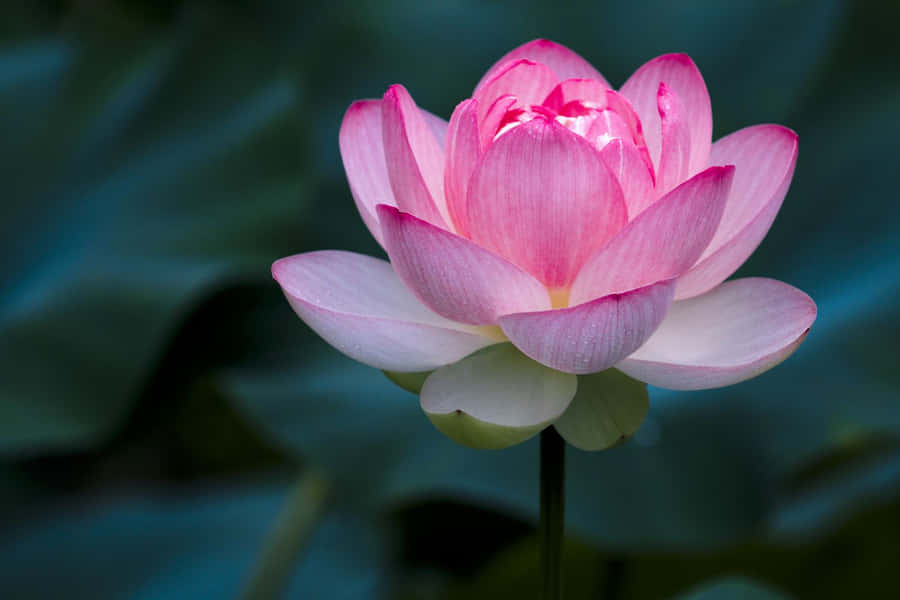
#> input picture flower.jpg, 900 x 600 px
$ jupyter execute --allow-errors imgRead-checkpoint.ipynb   (older library calls are emulated)
#> lines starting #> are read from the running program, lines starting #| are printed output that depends on the picture; after the words box and inside, x2 and y2 are one past the last pixel; in counts of white or black regions, pixels touching at a corner belong together
[cell 1]
#Image Reading

[cell 2]
import cv2
import matplotlib.pyplot as plt
import numpy as np

img=cv2.imread("person1.jpg")
#> (the rest of this cell did not finish here and is left out)

[cell 3]
#Removing Axis

#> (a cell that did not finish here is left out)

[cell 5]
#Shape OF Image

#> (a cell that did not finish here is left out)

[cell 7]
#BGR2RGB Conversion

[cell 8]
import cv2
import matplotlib.pyplot as plt
import numpy as np

img=cv2.imread("person1.jpg")
#> (the rest of this cell did not finish here and is left out)

[cell 9]
#Applying Kernal

[cell 10]
#kernal_name=np.array([[0,0,0],[0,1,0],[0,0,0]])
k1=np.array([[-1,-1,-1],[-1,9,-1],[-1,-1,-1]])
#var_name=cv2.filter2D(image,depth,kernal_name)
#> (the rest of this cell did not finish here and is left out)

# Blur an Image

#> (a cell that did not finish here is left out)

[cell 12]
img=cv2.imread('flower.jpg')
#> img is the input picture: shape (600, 900, 3); mean B, G, R 76.2, 66.4, 64.7
img=cv2.cvtColor(img,cv2.COLOR_BGR2RGB)
k3 = cv2.blur(img,(3,4))
k5 = cv2.blur(img,(5,7))
k9 = cv2.blur(img,(15,20))
plt.subplot(1,4,1),plt.imshow(img),plt.title('Original')
plt.subplot(1,4,2),plt.imshow(k3),plt.title('3x3')
plt.subplot(1,4,3),plt.imshow(k5),plt.title('5x5')
plt.subplot(1,4,4),plt.imshow(k9),plt.title('15x15')

[cell 13]
fig = plt.figure(figsize=(10, 7))
rows = 2
columns = 2

fig.add_subplot(rows, columns, 1)

# showing image
plt.imshow(img)
plt.axis('off')
plt.title("First")

# Adds a subplot at the 2nd position
fig.add_subplot(rows, columns, 2)

# showing image s
#> (the rest of this cell did not finish here and is left out)

[cell 14]
#Edge Detection

[cell 15]
img = cv2.imread('flower.jpg',0)
#> img: shape (600, 900)
img1 = cv2.Sobel(img,cv2.CV_64F,1,0,5)
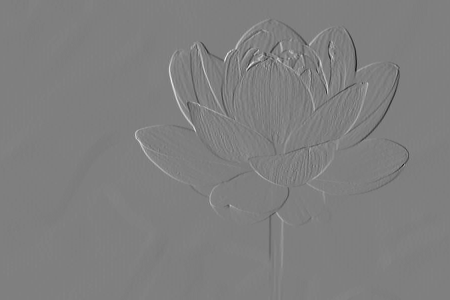
#> img1: shape (600, 900) float64 (shown at 1/2 size); min -453, max 452, mean 0; drawn with min black and max white
img2 = cv2.Sobel(img,cv2.CV_64F,0,1,5)
img3 = cv2.Laplacian(img,cv2.CV_64F)
img4 = cv2.Canny(img,50,150)
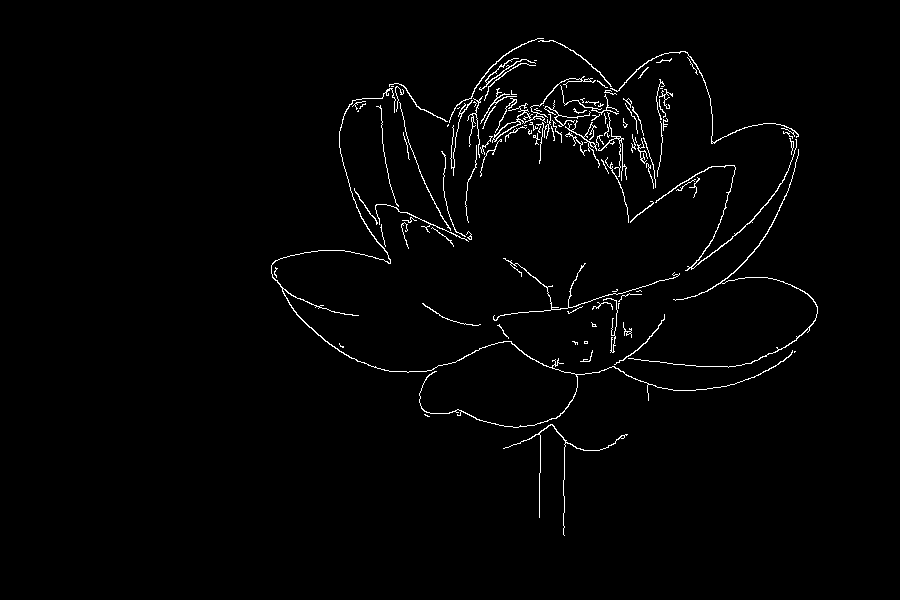
#> img4: shape (600, 900); 1.6% white in thin lines or dots, all inside (x1, y1, x2, y2) = (271, 38, 818, 536)
plt.subplot(2,3,1),plt.imshow(img,cmap = 'gray'),plt.title('Original')
plt.subplot(2,3,2),plt.imshow(img1,cmap = 'gray'),plt.title('Sobel')
plt.subplot(2,3,3),plt.imshow(img2,cmap = 'gray'),plt.title('Sobel')
plt.subplot(2,3,4),plt.imshow(img3,cmap = 'gray'),plt.title('Laplacian')
plt.subplot(2,3,5),plt.imshow(img4,cmap = 'gray'),plt.title('Canny')

[cell 16]
#Motion Blur

[cell 17]
import cv2
import matplotlib.pyplot as plt
import numpy as np
# [8 lines of commented-out code are left out]
k1=np.zeros((50,50))
k1[int(50/2),:]=np.ones(50)
k1=k1/50
img=cv2.imread("tree.png")
#> (the rest of this cell did not finish here and is left out)

[cell 18]
#Vertical Blur

[cell 19]
import cv2
import matplotlib.pyplot as plt
import numpy as np
img=cv2.imread("tree.png")
#> (the rest of this cell did not finish here and is left out)

[cell 20]
#Sharpning

[cell 21]
#sharpening
import cv2
import matplotlib.pyplot as plt
import numpy as np
img = cv2.cvtColor(cv2.imread('flower1.jpg'),cv2.COLOR_BGR2RGB)
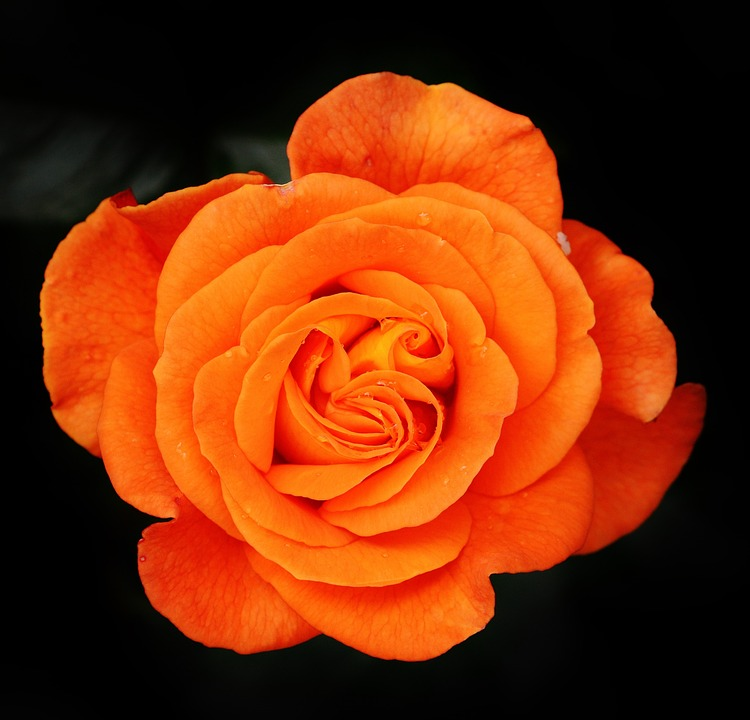
#> input picture flower1.jpg, 750 x 720 px
#> img: shape (720, 750, 3)
k1 = np.array([[-1,-1,-1],[-1,9,-1],[-1,-1,-1]])
k2 = np.array([[1,1,1],[1,-7,1],[1,1,1]])
k3 = np.array([[-1,-1,-1,-1,-1],[-1,2,2,2,-1],[-1,2,8,2,-1],[-1,2,2,2,-1],[-1,-1,-1,-1,-1]])/5
img1 = cv2.filter2D(img,-1,k1)
#> img1: shape (720, 750, 3)
img2 = cv2.filter2D(img,-1,k2)
#> img2: shape (720, 750, 3)
img3 = cv2.filter2D(img,-1,k3)
#> img3: shape (720, 750, 3)
plt.subplot(1,4,1),plt.imshow(img)
plt.subplot(1,4,2),plt.imshow(img1)
plt.subplot(1,4,3),plt.imshow(img2)
plt.subplot(1,4,4),plt.imshow(img3)

[cell 22]
#Embossing
import cv2
import matplotlib.pyplot as plt
import numpy as np

#img = cv2.imread('img1.jpeg',0)
img = cv2.cvtColor(cv2.imread('flower1.jpg'),cv2.COLOR_BGR2RGB)


k1 = np.array([[0,-1,-1],[1,0,-1],[1,1,0]])
k2 = np.array([[-1,-1,0],[-1,0,1],[0,1,1]])
k3 = np.array([[1,0,0],[0,0,0],[0,0,-1]])
k4 = np.array([[0,0,1],[0,0,0],[-1,0,0]])

img1 = cv2.filter2D(img,-1,k1) + 128
img2 = cv2.filter2D(img,-1,k2) + 128
img3 = cv2.filter2D(img,-1,k3) + 128
img4 = cv2.filter2D(img,-1,k4) + 128
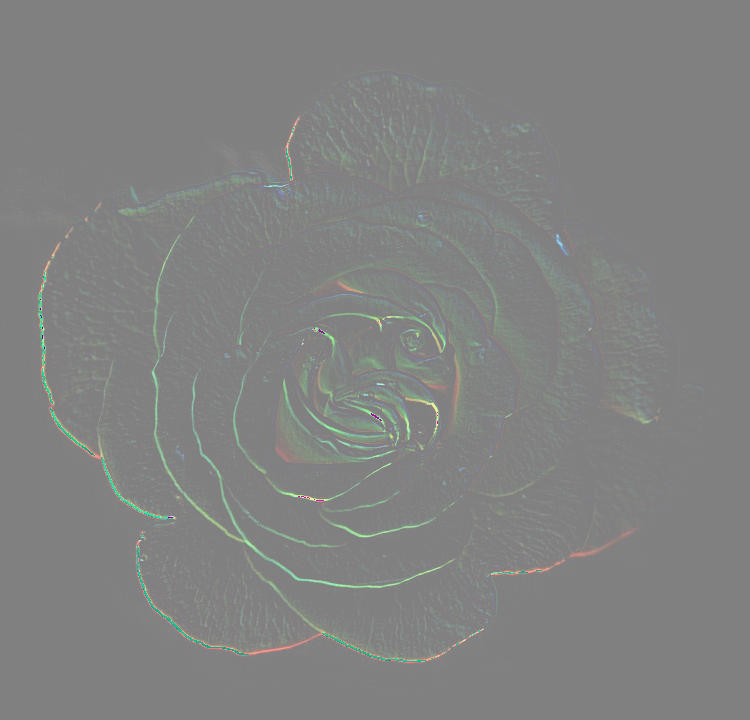
#> img4: shape (720, 750, 3); mean R, G, B 129.4, 130.4, 129.5

plt.subplot(2,3,1),plt.imshow(img)
plt.subplot(2,3,2),plt.imshow(img1)
plt.subplot(2,3,3),plt.imshow(img2)
plt.subplot(2,3,4),plt.imshow(img3)
plt.subplot(2,3,5),plt.imshow(img4)
#Saving image
cv2.imwrite('emoboss3.jpg',img3)
#> Out = True

[cell 23]
#contrast effect on gray scale image

[cell 24]
img=cv2.imread("flower1.jpg",0)
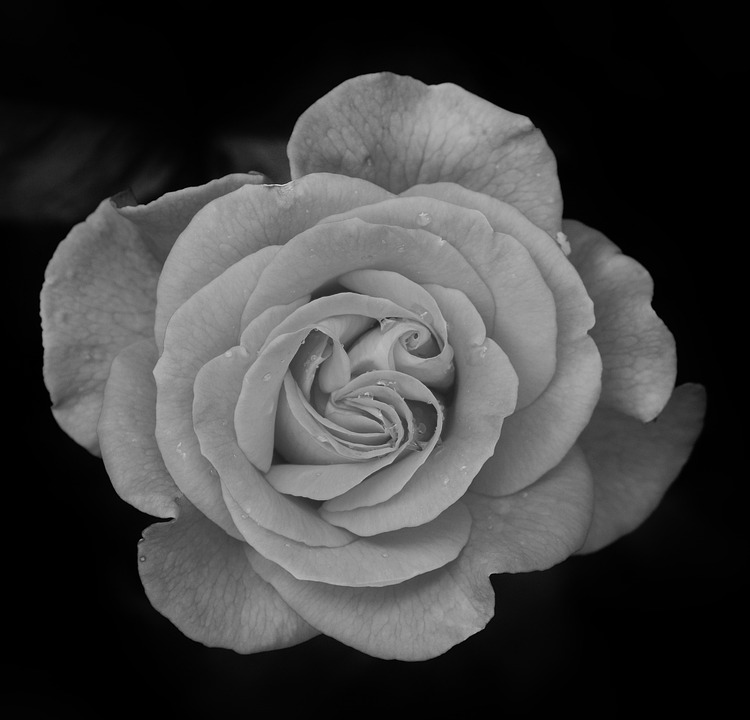
#> img: shape (720, 750); min 0, max 216, mean 63.5
new_img=cv2.equalizeHist(img)
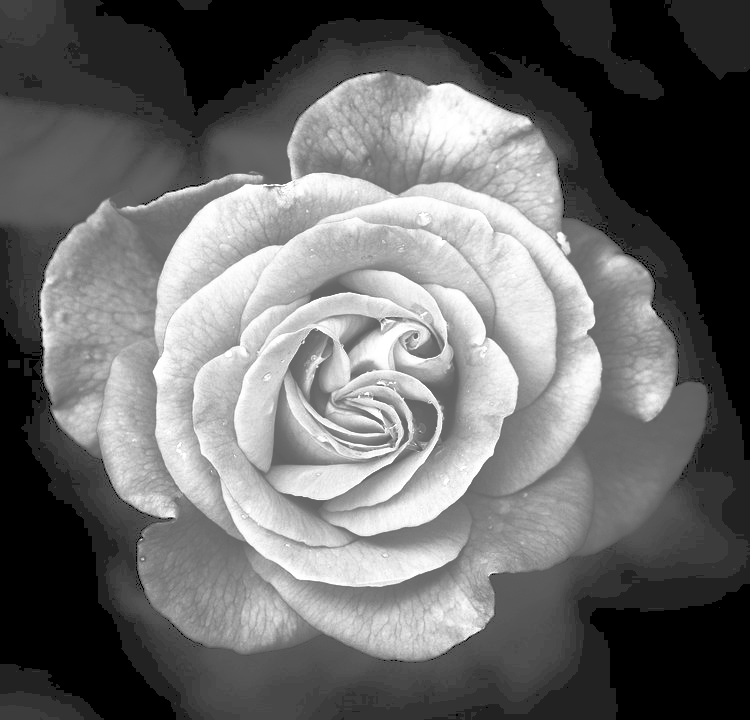
#> new_img: shape (720, 750); min 0, max 255, mean 106.3
plt.subplot(1,2,1),plt.imshow(img,cmap="gray")
plt.subplot(1,2,2),plt.imshow(img,cmap="gray")

[cell 25]
#Contras Effect On Color Image

[cell 26]
img=cv2.imread("flower1.jpg")
#> img is the input picture: shape (720, 750, 3); mean B, G, R 8.2, 45, 120.9
img=cv2.cvtColor(img,cv2.COLOR_BGR2RGB)
img_YUV=cv2.cvtColor(img,cv2.COLOR_BGR2YUV)
#> img_YUV: shape (720, 750, 3); mean of channels 0, 1, 2 42.6, 166.5, 97.8
img_YUV[:,:,0]=cv2.equalizeHist(img_YUV[:,:,0])
#> img_YUV: shape (720, 750, 3); mean of channels 0, 1, 2 106.8, 166.5, 97.8
final_img=cv2.cvtColor(img,cv2.COLOR_YUV2BGR)
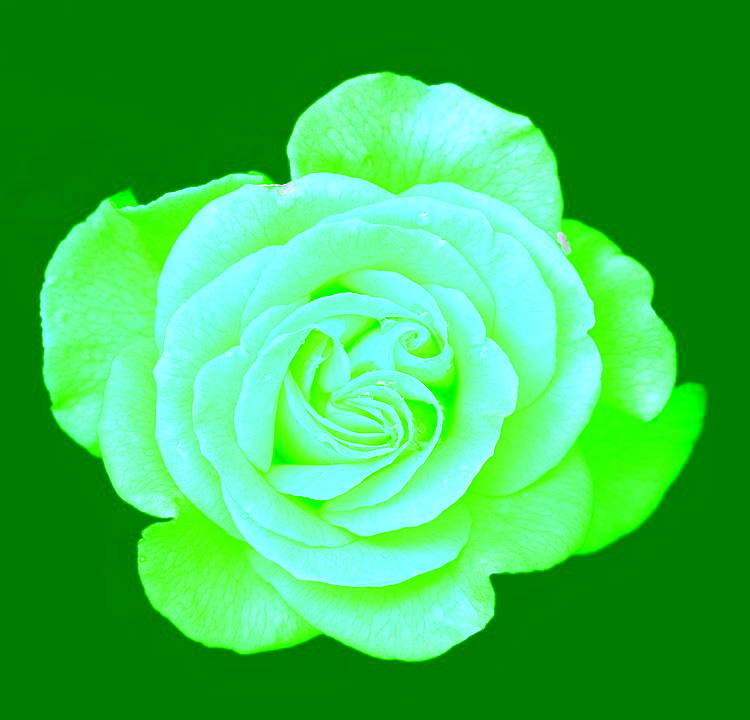
#> final_img: shape (720, 750, 3); mean B, G, R 77.8, 190, 54.5
plt.subplot(1,2,1),plt.imshow(img)
plt.subplot(1,2,2),plt.imshow(final_img)

[cell 27]
# Morphological Image Processing Operations

# Erosion and dilation are morphological image processing operations. Morphological image processing basically deals with modifying geometric structures in the image.
# These operations are primarily defined for binary images, but we can also use them on grayscale images.
# Erosion basically strips out the outermost layer of pixels in a structure, where as dilation adds an extra layer of pixels on a structure.

[cell 28]
import cv2
import matplotlib.pyplot as plt
import numpy as np

img=cv2.imread("binary.jpg")
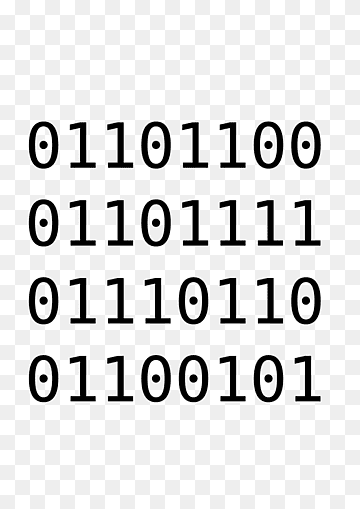
#> input picture binary.jpg, 360 x 509 px
#> img is the input picture: shape (509, 360, 3); min 0, max 255, mean 224
k1=np.ones((5,5))
erode_img=cv2.erode(img,k1,iterations=1)
dialte_img=cv2.dilate(img,k1,iterations=1)
plt.subplot(1,3,1),plt.imshow(img),plt.title("Original")
plt.subplot(1,3,2),plt.imshow(erode_img),plt.title("Erode_Image")
plt.subplot(1,3,3),plt.imshow(dialte_img),plt.title("Dilate_Image")

[cell 29]
import cv2
import matplotlib.pyplot as plt
import numpy as np

def display_image(title, img):
    plt.imshow(img)
    plt.title(title)
    plt.axis('off')
    plt.show()

while True:
    print("\nMenu:")
    print("1. Applying kernel to an image")
    print("2. Blur an image")
    print("3. Box, Gaussian, Median blur")
    print("4. Blur with kernel")
    print("5. Sharpening")
    print("6. Embossing")
    print("7. Sobel - Edge detection")
    print("8. Laplacian")
    print("9. Canny")
    print("10. Erosion & Dilation")
    print("11. Contrast Effect: grayscale")
    print("12. Contrast color Effect")
    print("13. Motion Blur")
    print("0. Exit")

    a = int(input("\nEnter your choice: "))
#> the answer given: 1
#> `filtered_img = cv2.filter2D(img, -1, k1)`:
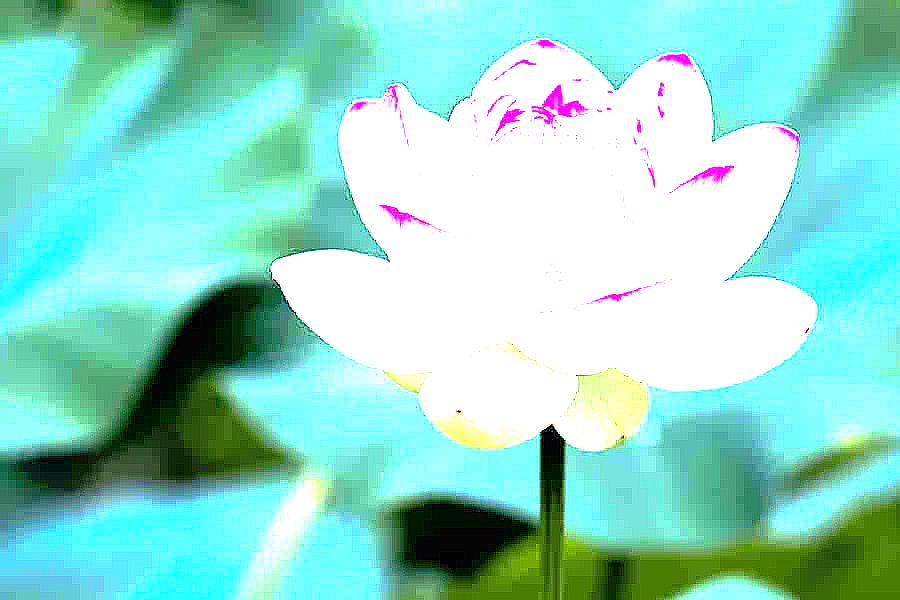
#> filtered_img: shape (600, 900, 3); mean B, G, R 203.3, 217.6, 145.1
#> the answer given: 1
#> the answer given: 1
#> the answer given: 1
#> the answer given: 1
#> the answer given: 1
    print("--------------------")

    if a == 0:
        print("Exiting...")
        break
    elif a == 1:
        print("1. Applying kernel to an image")
        img = cv2.imread("flower.jpg")
        new_img = cv2.cvtColor(img, cv2.COLOR_BGR2RGB)
        display_image("Original Image", new_img)
        k1 = np.array([[-1, -1, -1], [-1, 13, -1], [-1, -1, -1]])
        filtered_img = cv2.filter2D(img, -1, k1)
        display_image("Filtered Image", filtered_img)
    elif a == 2:
        print("2. Blur image")
        img = cv2.imread("flower.jpg")
        new_img = cv2.cvtColor(img, cv2.COLOR_BGR2RGB)
        blur_img = cv2.blur(new_img, (10, 10))
        plt.subplot(1, 2, 1), plt.imshow(new_img), plt.axis("off"), plt.title("Original Image")
        plt.subplot(1, 2, 2), plt.imshow(blur_img), plt.axis("off"), plt.title("Blur Image")
        plt.show()
    elif a == 3:
        print("3. Box, Gaussian, Median blur")
        plt.figure(figsize=(20, 10))
        img = cv2.imread("Rose.jpg")
        img = cv2.cvtColor(img, cv2.COLOR_BGR2RGB)
        blurred_img1 = cv2.blur(img, (10, 10))
        blurred_img2 = cv2.GaussianBlur(img, (15, 5), 0)
        blurred_img3 = cv2.medianBlur(img, 5)
        plt.subplot(1, 4, 1), plt.imshow(img), plt.title("Original Image")
        plt.subplot(1, 4, 2), plt.imshow(blurred_img1), plt.title("Box Image")
        plt.subplot(1, 4, 3), plt.imshow(blurred_img2), plt.title("Gaussian Image")
        plt.subplot(1, 4, 4), plt.imshow(blurred_img3), plt.title("Median Image")
        plt.show()
    elif a == 4:
        print("4. Blur with Kernel")
        img = cv2.imread("flower.jpg")
        img = cv2.cvtColor(img, cv2.COLOR_BGR2RGB)
        k1 = np.ones((10, 5)) / 50
        print(k1)
        blurred_img = cv2.filter2D(img, -1, k1)
        display_image("Blurred with Kernel", blurred_img)
    elif a == 5:
        print("5. Sharpening")
        plt.figure(figsize=(10, 10))
        img = cv2.imread("flower.jpg")
        new_img = cv2.cvtColor(img, cv2.COLOR_BGR2RGB)
        k1 = np.array([[-1, -1, -1], [-1, 9, -1], [-1, -1, -1]])
        k2 = np.array([[1, 1, 1], [1, -7, 1], [1, 1, 1]])
        new1 = cv2.filter2D(new_img, -1, k1)
        new2 = cv2.filter2D(new_img, -1, k2)
        plt.subplot(1, 3, 1), plt.imshow(new_img), plt.title("Original Image")
        plt.subplot(1, 3, 2), plt.imshow(new1), plt.title("Sharpened Image 1")
        plt.subplot(1, 3, 3), plt.imshow(new2), plt.title("Sharpened Image 2")
        plt.show()
    elif a == 6:
        print("6. Embossing")
        plt.figure(figsize=(10, 10))
        img = cv2.imread("flower.jpg")
        new_img = cv2.cvtColor(img, cv2.COLOR_BGR2RGB)
        k1 = np.array([[0, -1, -1], [1, 0, -1], [1, 1, 0]])
        k2 = np.array([[-1, -1, 0], [-1, 0, 1], [0, 1, 1]])
        k3 = np.array([[0, 0, 1], [0, 0, 0], [-1, 0, 0]])
        k4 = np.array([[1, 0, 0], [0, 0, 1], [0, 0, -1]])
        new1 = cv2.filter2D(new_img, -1, k1) + 128
        new2 = cv2.filter2D(new_img, -1, k2) + 128
        new3 = cv2.filter2D(new_img, -1, k3) + 128
        new4 = cv2.filter2D(new_img, -1, k4) + 128
        plt.subplot(1, 5, 1), plt.imshow(new_img), plt.title("Original Image"), plt.axis("off")
        plt.subplot(1, 5, 2), plt.imshow(new1), plt.axis("off")
        plt.subplot(1, 5, 3), plt.imshow(new2), plt.axis("off")
        plt.subplot(1, 5, 4), plt.imshow(new3), plt.axis("off")
        plt.subplot(1, 5, 5), plt.imshow(new4), plt.axis("off")
        plt.show()
    elif a == 7:
        print("7. Sobel: Edge Detection")
        plt.figure(figsize=(20, 10))
        img = cv2.imread("flower.jpg")
        new_img = cv2.cvtColor(img, cv2.COLOR_BGR2RGB)
        sobelx = cv2.Sobel(new_img, cv2.CV_64F, 1, 0, 5)
        sobely = cv2.Sobel(new_img, cv2.CV_64F, 0, 1, 5)
        plt.subplot(1, 3, 1), plt.imshow(new_img, cmap="gray"), plt.title("Original Image")
        plt.subplot(1, 3, 2), plt.imshow(sobelx, cmap="gray"), plt.title("Sobel X")
        plt.subplot(1, 3, 3), plt.imshow(sobely, cmap="gray"), plt.title("Sobel Y")
        plt.show()
    elif a == 8:
        print("8. Laplacian")
        plt.figure(figsize=(10, 10))
        img = cv2.imread("full1.png")
        new_img = cv2.cvtColor(img, cv2.COLOR_BGR2RGB)
        lapla = cv2.Laplacian(new_img, cv2.CV_64F)
        plt.subplot(1, 3, 1), plt.imshow(new_img, cmap="gray"), plt.title("Original Image")
        plt.subplot(1, 3, 2), plt.imshow(lapla, cmap="gray"), plt.title("Laplacian")
        plt.show()
    elif a == 9:
        print("9. Canny")
        plt.figure(figsize=(10, 10))
        img = cv2.imread("flower.jpg")
        new_img = cv2.cvtColor(img, cv2.COLOR_BGR2RGB)
        canny = cv2.Canny(new_img, 50, 150)
        plt.subplot(1, 2, 1), plt.imshow(new_img, cmap="gray"), plt.title("Original Image")
        plt.subplot(1, 2, 2), plt.imshow(canny, cmap="gray"), plt.title("Canny")
        plt.show()
    elif a == 10:
        print("10. Erosion & Dilation")
        plt.figure(figsize=(20, 10))
        img = cv2.imread("binary.png")
        new_img = cv2.cvtColor(img, cv2.COLOR_BGR2RGB)
        k1 = np.ones((5, 5))
        erode_img = cv2.erode(new_img, k1, iterations=2)
        dilate_img = cv2.dilate(new_img, k1, iterations=2)
        plt.subplot(1, 3, 1), plt.imshow(new_img), plt.axis("off"), plt.title("Original Image")
        plt.subplot(1, 3, 2), plt.imshow(erode_img), plt.axis("off"), plt.title("Eroded Image")
        plt.subplot(1, 3, 3), plt.imshow(dilate_img), plt.axis("off"), plt.title("Dilated Image")
        plt.show()
    elif a == 11:
        print("11. Contrast Effect: grayscale")
        plt.figure(figsize=(10, 10))
        img = cv2.imread("flower.jpg", 0)
        new_img = cv2.equalizeHist(img)
        plt.subplot(1, 2, 1), plt.imshow(img, cmap="gray"), plt.axis("off"), plt.title("Original Image")
        plt.subplot(1, 2, 2), plt.imshow(new_img, cmap="gray"), plt.axis("off"), plt.title("Contrast Enhanced")
        plt.show()
    elif a == 12:
        print("12. Contrast Color Effect:")
        plt.figure(figsize=(20, 10))
        img = cv2.imread("flower.jpg")
        new = cv2.cvtColor(img, cv2.COLOR_BGR2RGB)
        img_yuv = cv2.cvtColor(new, cv2.COLOR_BGR2YUV)
        img_yuv[:, :, 0] = cv2.equalizeHist(img_yuv[:, :, 0])
        final_img = cv2.cvtColor(img_yuv, cv2.COLOR_YUV2BGR)
        plt.subplot(1, 3, 1), plt.imshow(new), plt.axis("off"), plt.title("Original Image")
        plt.subplot(1, 3, 2), plt.imshow(final_img), plt.axis("off"), plt.title("Contrast Enhanced")
        plt.show()
    elif a == 13:
        print("13. Motion Blur")
        plt.figure(figsize=(10, 10))
        img = cv2.imread("tree.jpg")
        img = cv2.cvtColor(img, cv2.COLOR_BGR2RGB)
        k1 = np.array([[0, 0, 0, 0, 0, 0, 0],
                       [0, 0, 0, 0, 0, 0, 0],
                       [0, 0, 0, 0, 0, 0, 0],
                       [1, 1, 1, 1, 1, 1, 1],
                       [0, 0, 0, 0, 0, 0, 0],
                       [0, 0, 0, 0, 0, 0, 0],
                       [0, 0, 0, 0, 0, 0, 0]]) / 7
        k2 = np.zeros((50, 50))
        k2[int(50 / 2), :] = np.ones(50)
        k2 = k2 / 50
        k3 = np.zeros((50, 50))
        k3[:, int(50 / 2)] = np.ones(50)
        k3 = k3 / 50
        motion_blur = cv2.filter2D(img, -1, k1)
        motion_hor_blur = cv2.filter2D(img, -1, k2)
        motion_ver_blur = cv2.filter2D(img, -1, k3)
        plt.subplot(1, 4, 1), plt.imshow(img), plt.title("Original Image"), plt.axis("off")
        plt.subplot(1, 4, 2), plt.imshow(motion_blur), plt.title("Motion Blur"), plt.axis("off")
        plt.subplot(1, 4, 3), plt.imshow(motion_hor_blur), plt.title("Motion Horizontal Blur"), plt.axis("off")
        plt.subplot(1, 4, 4), plt.imshow(motion_ver_blur), plt.title("Motion Vertical Blur"), plt.axis("off")
        plt.show()
    else:
        print("Invalid Input")
